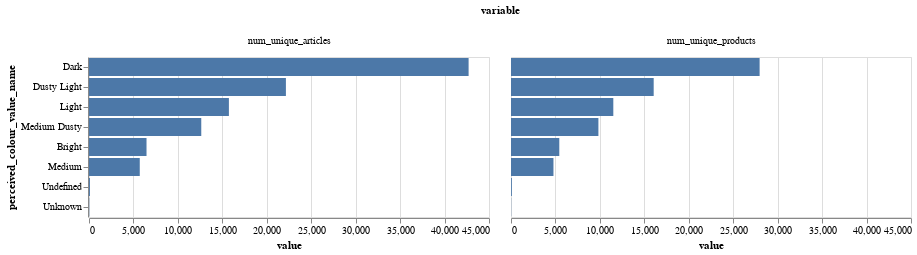

Here is the notebook cell this chart was saved with:
### Code cell
alt.Chart(df_perc_colors_value).mark_bar().encode(
    y=alt.Y("perceived_colour_value_name", sort="-x"), x="value", column="variable"
)

### Figure 1 — Vega-Lite specification as saved in the notebook (floating-point values rounded to 4 significant figures)
{"config": {"view": {"continuousWidth": 400, "continuousHeight": 300}}, "data": {"name": "data-49886050ad69bb63833124756acaaae1"}, "mark": "bar", "encoding": {"column": {"field": "variable", "type": "nominal"}, "x": {"field": "value", "type": "quantitative"}, "y": {"field": "perceived_colour_value_name", "sort": "-x", "type": "nominal"}}, "$schema": "https://vega.github.io/schema/vega-lite/v4.17.0.json", "datasets": {"data-49886050ad69bb63833124756acaaae1": [{"perceived_colour_value_id": -1, "perceived_colour_value_name": "Unknown", "variable": "num_unique_products", "value": 21}, {"perceived_colour_value_id": 1, "perceived_colour_value_name": "Dusty Light", "variable": "num_unique_products", "value": 16052}, {"perceived_colour_value_id": 2, "perceived_colour_value_name": "Medium Dusty", "variable": "num_unique_products", "value": 9833}, {"perceived_colour_value_id": 3, "perceived_colour_value_name": "Light", "variable": "num_unique_products", "value": 11510}, {"perceived_colour_value_id": 4, "perceived_colour_value_name": "Dark", "variable": "num_unique_products", "value": 27970}, {"perceived_colour_value_id": 5, "perceived_colour_value_name": "Bright", "variable": "num_unique_products", "value": 5433}, {"perceived_colour_value_id": 6, "perceived_colour_value_name": "Undefined", "variable": "num_unique_products", "value": 96}, {"perceived_colour_value_id": 7, "perceived_colour_value_name": "Medium", "variable": "num_unique_products", "value": 4776}, {"perceived_colour_value_id": -1, "perceived_colour_value_name": "Unknown", "variable": "num_unique_articles", "value": 28}, {"perceived_colour_value_id": 1, "perceived_colour_value_name": "Dusty Light", "variable": "num_unique_articles", "value": 22152}, {"perceived_colour_value_id": 2, "perceived_colour_value_name": "Medium Dusty", "variable": "num_unique_articles", "value": 12630}, {"perceived_colour_value_id": 3, "perceived_colour_value_name": "Light", "variable": "num_unique_articles", "value": 15739}, {"perceived_colour_value_id": 4, "perceived_colour_value_name": "Dark", "variable": "num_unique_articles", "value": 42706}, {"perceived_colour_value_id": 5, "perceived_colour_value_name": "Bright", "variable": "num_unique_articles", "value": 6471}, {"perceived_colour_value_id": 6, "perceived_colour_value_name": "Undefined", "variable": "num_unique_articles", "value": 105}, {"perceived_colour_value_id": 7, "perceived_colour_value_name": "Medium", "variable": "num_unique_articles", "value": 5711}]}}
